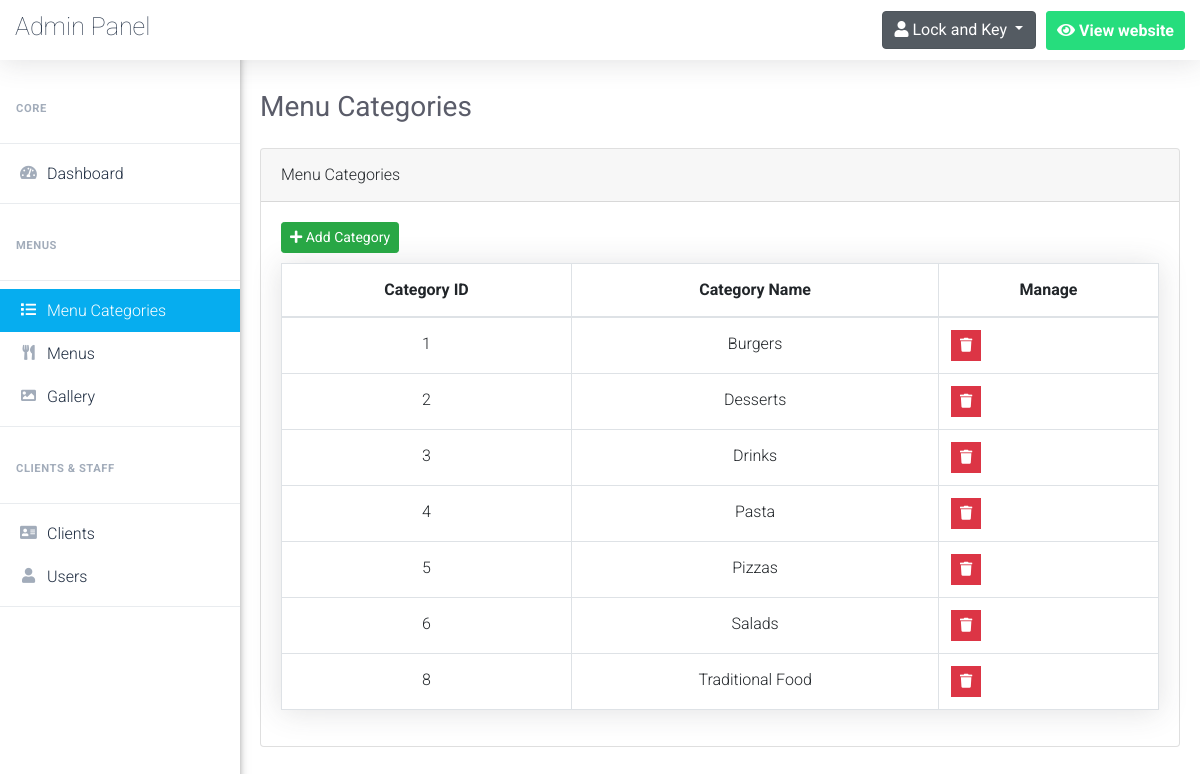
Screenshot of /admin/menu_categories.php (signed in) with the database file from the repository.
### tables this page shows
CREATE TABLE `menu_categories` (
  `category_id` int(3) NOT NULL,
  `category_name` varchar(50) NOT NULL
);

### admin/menu_categories.php (the view, shortened to what this page needs)
<?php
	$pageTitle = 'Menu Categories';
	if(isset($_SESSION['username_restaurant_qRewacvAqzA']) && isset($_SESSION['password_restaurant_qRewacvAqzA']))
	{
		include 'connect.php';
		include 'Includes/templates/header.php';
		include 'Includes/templates/navbar.php';
        ?>
        <?php
            $stmt = $con->prepare("SELECT * FROM menu_categories");
            $stmt->execute();
            $menu_categories = $stmt->fetchAll();
        ?>
            <div class="card">
                <div class="card-header">
                    <?php echo $pageTitle; ?>
                </div>
                <div class="card-body">
                	<button class="btn btn-success btn-sm" style="margin-bottom: 10px;" type="button" data-toggle="modal" data-target="#add_new_category" data-placement="top">
                    	<i class="fa fa-plus"></i>
                    	Add Category
                	</button>
                    <table class="table table-bordered categories-table">
                        <thead>
                            <tr>
                                <th scope="col">Category ID</th>
                                <th scope="col">Category Name</th>
                                <th scope="col">Manage</th>
                            </tr>
                        </thead>
                        <tbody>
                            <?php
                                foreach($menu_categories as $category)
                                {
                                    echo "<tr>";
                                        echo "<td>";
                                            echo $category['category_id'];
                                        echo "</td>";
                                        echo "<td style = 'text-transform:capitalize'>";
                                            echo $category['category_name'];
                                        echo "</td>";
                                        echo "<td>";
                                                $delete_data = "delete_".$category["category_id"];
                                                ?>
                                                    <ul class="list-inline m-0">
                                                        <li class="list-inline-item" data-toggle="tooltip" title="Delete">
                                                            <button class="btn btn-danger btn-sm rounded-0" type="button" data-toggle="modal" data-target="#<?php echo $delete_data; ?>" data-placement="top">
                                                            	<i class="fa fa-trash"></i>
                                                            </button>
                                                        </li>
                                                    </ul>
                                                <?php
                                        echo "</td>";
                                    echo "</tr>";
                                }
                            ?>
                        </tbody>
                    </table>
                </div>
            </div>
        <?php
        include 'Includes/templates/footer.php';
    }
    else
    {
        header('Location: index.php');
        exit();
    }
?>

### admin/Design/css/main.css (style rules this page uses)
ul { display: block; list-style: none; padding: 0; margin: 0; }
html { scroll-behavior: smooth; }
body { font-family: 'Roboto', sans-serif; font-size: 16px; line-height: 28px; font-weight: 300; }
.list-inline { display: flex; }

### admin/menu_categories.php (style rules this page uses)
.categories-table { -webkit-box-shadow: 0 .15rem 1.75rem 0 rgba(58,59,69,.15)!important; box-shadow: 0 .15rem 1.75rem 0 rgba(58,59,69,.15)!important; text-align: center; vertical-align: middle; }

### rows the page displays
menu_categories: category_id "1", category_name "Burgers"
menu_categories: category_id "2", category_name "Desserts"
menu_categories: category_id "3", category_name "Drinks"
menu_categories: category_id "4", category_name "Pasta"
menu_categories: category_id "5", category_name "Pizzas"
menu_categories: category_id "6", category_name "Salads"
menu_categories: category_id "8", category_name "Traditional Food"

### other values shown
$pageTitle "Menu Categories"
